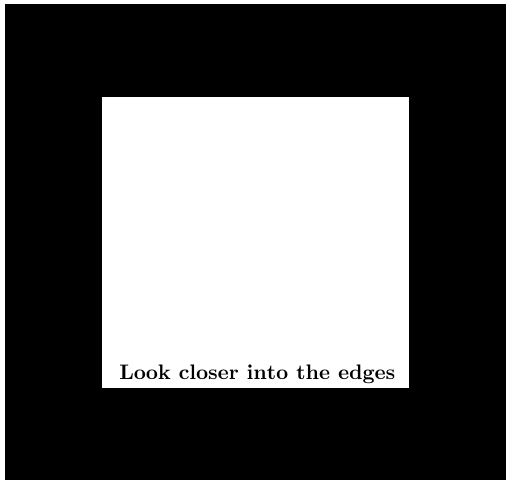
#> input picture Assignment2/Images/box.png, 512 x 486 px
$ python solution3.py
#> lines starting #> are read from the running program, lines starting #| are printed output that depends on the picture
#> in solution, img is the input picture: shape (486, 512, 3); min 0, max 255, mean 101.1
### Assignment2/utils.py
import os
import typing

import cv2
import matplotlib.pyplot as plt
import numpy as np
import numpy.typing as npt
from scipy.ndimage import convolve

result_folder = 'result'
problem1_image_path = 'Images/ECE.png'
problem2_image_path = 'Images/hazy.png'
problem3_image_path = 'Images/box.png'
problem4_image_path = 'Images/study.png'


# [54 lines left out: functions get_histogram_data_from_image, get_normalized_data, plot_cummulative_histogram, plot_cummulative_histogram_wrapper, plot_error_distriubtion, histogram_equalization, not called in this run]


def mean_square_error_value(actual_data: npt.NDArray[typing.Any], predicted_data: npt.NDArray[typing.Any]) -> float:
    return np.mean(np.power(actual_data - predicted_data, 2))


def get_gamma_transform_image(image_data: npt.NDArray[typing.Any], gamma_value: float) -> npt.NDArray[typing.Any]:
    return np.array(255 * (image_data / 255) ** gamma_value, dtype=np.int64)


# [12 lines left out: function optimal_gamma_correction, not called in this run]


def get_filter(size: int) -> npt.NDArray[typing.Any]:
    return np.ones((size, size)) / (size ** 2)


def get_blur_image(image_data: npt.NDArray[typing.Any], filter_size: int) -> npt.NDArray[typing.Any]:
    filter_data = get_filter(filter_size)
    return convolve(image_data, filter_data, mode='reflect', cval=0.0)


# [33 lines left out: functions generate_plot_data, generate_blur_image_data, generate_high_boost_image, not called in this run]


def rotate_image(image_data: npt.NDArray[typing.Any], degree: int, interpolation_type: str) -> npt.NDArray[typing.Any]:
#> called with degree = 5, interpolation_type = 'nn'
    height, width = image_data.shape[:2]
#> height = 486; width = 512

    radians = np.radians(degree)
    cos_value, sin_value = np.cos(radians), np.sin(radians)

    rotated_height = round(height * np.abs(cos_value) +
                           width * np.abs(sin_value))
#> rotated_height = 529
    rotated_width = round(width * np.abs(cos_value) +
                          height * np.abs(sin_value))
#> rotated_width = 552
    rotated_image = np.zeros(
        (rotated_height, rotated_width, image_data.shape[2])).astype(np.uint8)

    original_center_x, original_center_y = width // 2, height // 2
#> original_center_x = 256; original_center_y = 243
    center_x, center_y = rotated_width // 2, rotated_height // 2
#> center_x = 276; center_y = 264

    for x_rotated in range(rotated_height):
        for y_rotated in range(rotated_width):
            if degree < 0:
                x_original = (x_rotated - center_x) * cos_value - \
                    (y_rotated - center_y) * sin_value + original_center_y
                y_original = (x_rotated - center_x) * sin_value + \
                    (y_rotated - center_y) * cos_value + original_center_x
            else:
                x_original = (x_rotated - center_x) * cos_value - \
                    (y_rotated - center_y) * sin_value + original_center_x
                y_original = (x_rotated - center_x) * sin_value + \
                    (y_rotated - center_y) * cos_value + original_center_y

            if interpolation_type == 'nn':
                x_original = int(x_original + 0.5)
                y_original = int(y_original + 0.5)
                if (0 <= x_original < height) and (0 <= y_original < width):
                    rotated_image[x_rotated, y_rotated,
                                  :] = image_data[x_original, y_original, :]

            if interpolation_type == 'bilin':
                if (0 <= x_original < height - 1) and (0 <= y_original < width - 1):
                    x1_original = int(x_original)
                    y1_original = int(y_original)
                    x2_original = x1_original + 1
                    y2_original = y1_original + 1
                    a, b = (x_original - x1_original), (y_original - y1_original)
                    data1 = image_data[x1_original, y1_original, :]
                    data2 = image_data[x1_original, y2_original, :]
                    data3 = image_data[x2_original, y1_original, :]
                    data4 = image_data[x2_original, y2_original, :]
                    data = (1 - a) * (1 - b) * data1 + (1 - a) * b * \
                        data2 + (1 - b) * a * data3 + \
                        a * b * data4
                    rotated_image[x_rotated, y_rotated, :] = data
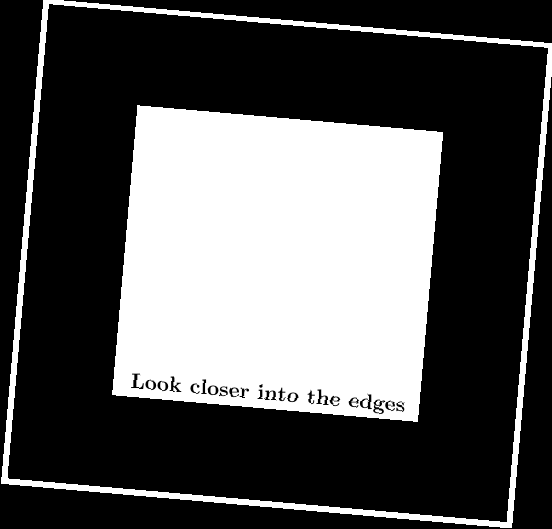
#> rotated_image: shape (529, 552, 3); min 0, max 255, mean 87
    return rotated_image


# [104 lines of commented-out code are left out]

### Assignment2/solution3.py
import os

import cv2
from utils import result_folder, rotate_image


def solution(path_to_image: str) -> None:

    img = cv2.imread(path_to_image)

    rotated_image_5_nn = rotate_image(img, 5, 'nn')
    rotated_image_30_nn = rotate_image(img, -30, 'nn')
#> call 2 of rotate_image, with degree = -30, interpolation_type = 'nn'
#> after the loop in rotate_image (call 2), `for x_rotated in range(rotated_height):`:
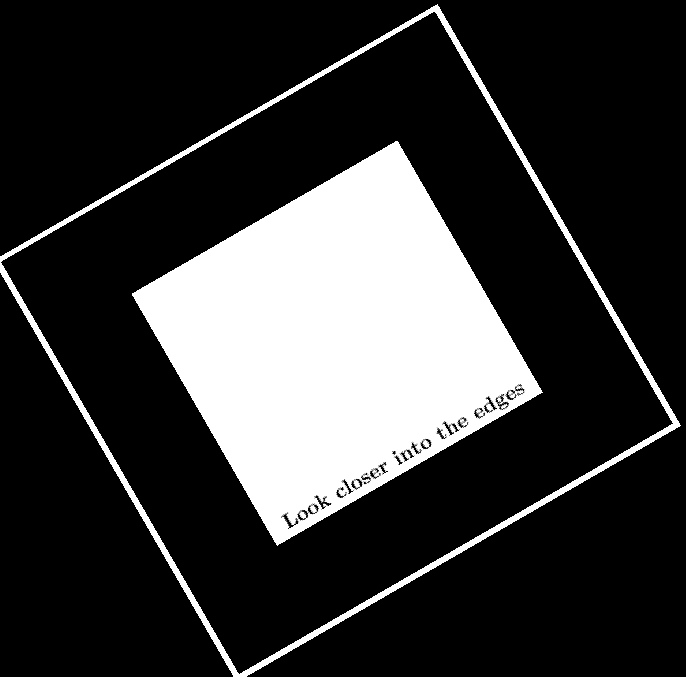
#> rotated_image: shape (677, 686, 3); min 0, max 255, mean 54.7
    rotated_image_5_bi = rotate_image(img, 5, 'bilin')
#> call 3 of rotate_image, with degree = 5, interpolation_type = 'bilin'
#> after the loop in rotate_image (call 3), `for x_rotated in range(rotated_height):`:
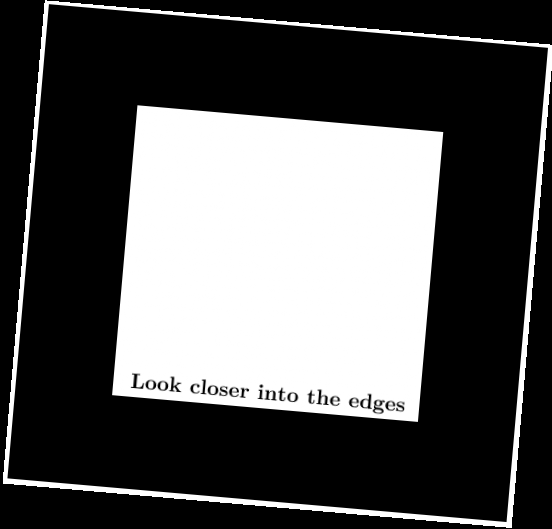
#> rotated_image: shape (529, 552, 3); min 0, max 255, mean 85.3
    rotated_image_30_bi = rotate_image(img, -30, 'bilin')

    nn_c5_image_path = os.path.join(result_folder,
                                    '3_c5_nn_rotated_img.png')
    bi_c5_image_path = os.path.join(result_folder,
                                    '3_c5_bi_rotated_img.png')
    nn_cc30_image_path = os.path.join(result_folder,
                                      '3_cc30_nn_rotated_img.png')
    bi_cc30_image_path = os.path.join(result_folder,
                                      '3_cc30_bi_rotated_img.png')

    cv2.imwrite(nn_c5_image_path, rotated_image_5_nn)
    cv2.imwrite(nn_cc30_image_path, rotated_image_30_nn)
    cv2.imwrite(bi_c5_image_path, rotated_image_5_bi)
    cv2.imwrite(bi_cc30_image_path, rotated_image_30_bi)

    print('Problem-3 Solution :- ')
    print(
        f'\tClockwise 5 degree NN Interpolation Image can be found at (wrt current dir) :- {nn_c5_image_path}')
    print(
        f'\tClockwise 5 degree Bi-linear Interpolation Image can be found at (wrt current dir) :- {bi_c5_image_path}')
    print(
        f'\tCounter-Clockwise 30 degree NN Interpolation Image can be found at (wrt current dir) :- {nn_cc30_image_path}')
    print(
        f'\tCounter-Clockwise 30 degree Bi-linear Interpolation Image can be found at (wrt current dir) :- {bi_cc30_image_path}\n')


if __name__ == '__main__':
    from utils import problem3_image_path
    os.makedirs(result_folder, exist_ok=True)
    solution(problem3_image_path)
